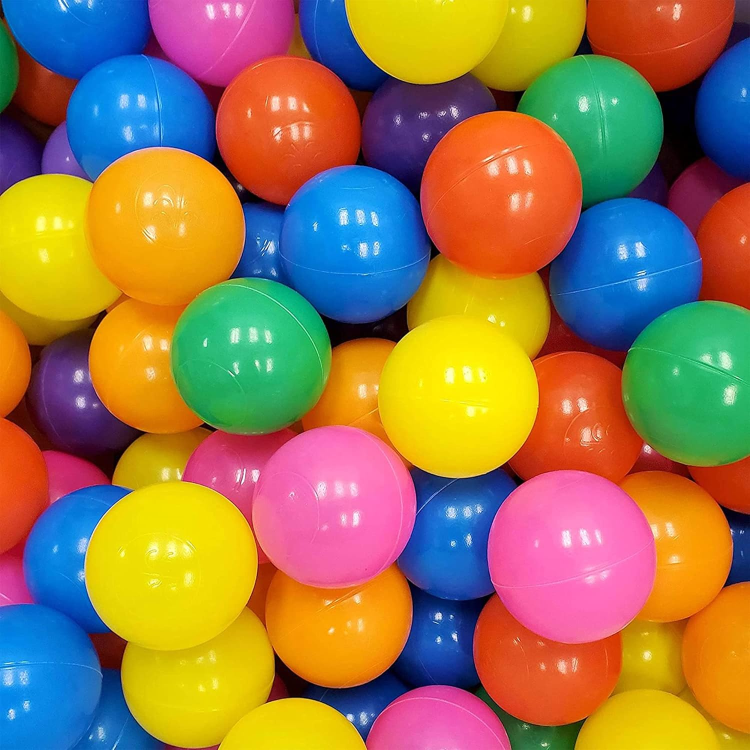
#> input picture image/ballcolor.jpg, 1500 x 1500 px (shown at 1/2 size)
$ python basic19.py
#> lines starting #> are read from the running program, lines starting #| are printed output that depends on the picture; after the words box and inside, x2 and y2 are one past the last pixel; in counts of white or black regions, pixels touching at a corner belong together
#ตรวจจับกลุ่มวัตถุจากสี basic19
#วัตถุนั้นๆอยู่ตำแหน่งใดบ้างแยกแต่ละสี เช่น ลูกบอลสีแดง อยู่ตำแหน่งใดบ้าง ลูกบอลสีเขียว อยู่ตำแหน่งใดบ้าง

import cv2
import numpy #เรียกใช้ numpy **สำคัญ**เพราะเราทำอาเรย์เพื่อเก็บตำแหน่งที่ตรวจจับวัตถุได้

while True : #ใช้ while เพื่อให้หน้าต่างไม่ปิดอัตโนมัติ
    img = cv2.imread("image/ballcolor.jpg") #อ่านภาพ
#> img is the input picture: shape (1500, 1500, 3); mean B, G, R 79.3, 120.9, 152.7
    img=cv2.resize(img,(400,400))#ปรับขนาดภาพ
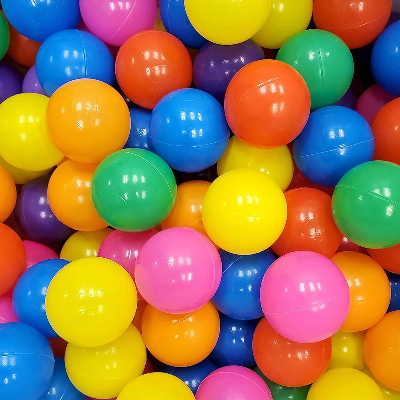
#> img: shape (400, 400, 3); mean B, G, R 79.2, 120.8, 152.6

    #ช่วงของสี ยกตัวอย่างแค่ สีเขียว
    #lower = numpy.array(B,G,R) #ช่วงสีที่เข้มที่สุด หรือ สีต่ําที่สุด
    #upper = numpy.array(B,G,R) #ช่วงสีที่เจือจางที่สุด หรือ สีสูงที่สุด
    lower = numpy.array([5,111,10]) #ตัวเลขในอาเรย์คือ BGR ที่เราไปเลือกมาจากรูปภาพที่เลือกมาเราสามารถดูค่าความเข้มของสีได้จากรูปแล้วลองจิ้มเปิดดูสีในPhotoshopดูได้
    upper =  numpy.array([124,255,133])

    #เปรียบเทียบช่วงสี
    mask = cv2.inRange(img, lower, upper) #ตรวจจับวัตถุจากสี , mask คือเป็นตัวแปรที่เก็บวัตถุที่ตรวจจับได้ ,inRange คือการเปรียบเทียบช่วงสี ว่าแบบอยู่ช่วงสีนี้ไหม
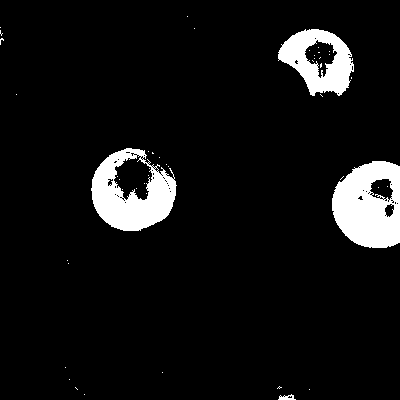
#> mask: shape (400, 400); 7.2% white; 47 white regions (43 under 20 px), largest, box (x1, y1, x2, y2) and area: (332, 161, 400, 248) 4465, (91, 148, 177, 231) 4040, (278, 29, 354, 96) 2797, (278, 394, 296, 400) 63
    #note : img คือ นำภาพเข้ามาด้วย , lower คือช่วงสีที่เข้มที่สุด , upper คือช่วงสีที่เจือจางที่สุด


    #ถัดมาเราจะทำให้ภาพที่แสดงที่หน้าต่าง2 คือภาพขาวดำ โดย ขาวคือวัตถุที่เราตรวจจับได้ และดําคือวัตถุที่เราไม่ตรวจจับได้
    #---->เราจะเอากลุ่มสีที่เราตรวจจับได้มา(ส่วนที่เป้นสีขาว) มาใส่สีตามต้นฉบับ และเอากลุ่มสีที่เราไม่ตรวจจับได้มา(ส่วนที่เป้นสีดํา) มาใส่สีดํา
    result = cv2.bitwise_and(img, img, mask=mask)# result คือ ตัวแปรที่เก็บภาพที่เราตรวจจับได้,img คือ พารามิเตอร์ 2ตัวแรก หรือ ภาพที่เราอ่านมา , mask=mask คือเป็นเงื่อนไขที่เราตรวจจับวัตถุจากสีได้
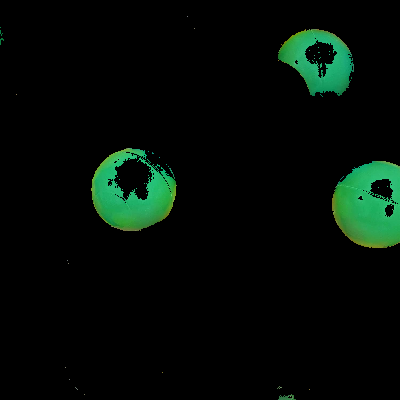
#> result: shape (400, 400, 3); mean B, G, R 6.4, 12, 3.2
    #cv2.bitwise_and คือการกลับเลขที่เป็นฐาน 2 หรือเป็นการดำเนินการระดับ bit เป็นเลข binary 0 และ 1(0 คือสีดํา 1 คือสีขาว) ,
# | องค์ประกอบ   | ความหมาย
# | ----------- | -----------------------------------------------------------
# | `img, img`  | คือเอาภาพต้นฉบับมาเปรียบเทียบกับตัวเอง (bitwise AND)
# | `mask=mask` | กำหนดว่าควรให้ผลลัพธ์เฉพาะจุดที่ `mask` มีค่า 255 (หรือขาว)
# | `result`    | คือภาพใหม่ที่แสดงเฉพาะบริเวณที่ผ่านการกรองจาก mask


    if cv2.waitKey(1) & 0xFF == ord("q"): #ถ้ากด q ให้หน้าต่างปิดอัตโนมัติ
#> (key q is pressed here)
        break

    #แสดงภาพต้นแบบ
    cv2.imshow("Original", img) #หน้าต่างที่1
    #"Original" คือชื่อหน้าต่าง หรือ window , img คือภาพ

    #แสดงภาพตรวจจับวัตถุจากสี หรือ หน้าต่างเปรียบเทียบวัตถุจากสี
    cv2.imshow("Mask",mask)#หน้าต่างที่2

    #แสดงภาพผลลัพธ์สีที่เราไปตรวจจับมา ,ผลลัพธ์จากการเปรียบเทียบวัตถุจากสี
    cv2.imshow("Result", result) #หน้าต่างที่3

    #****
    #ภาพที่แสดงออกมาทั้ง2หน้าต่าง จะมีภาพต้นฉบับ และภาพตรวจจับวัตถุจากสี มันแสดงเป็นภาพ ขาวดำ
    #-ต่อ โดย สีขาว คือตำแหน่งที่แสดงผลที่เรา mark ไว้ เราจะให้มันแสดงเป็นสีขาวในหน้าต่างที่ 2แต่ในหน้าต่างที่ 3เราจะแสดงเป้นสีตามต้นฉบับ
    # - ต่อ และสีดํา คือตำแหน่งที่ไม่ตรวจจับวัตถุ หรือ ลบที่นั้นเอง
    # - ต่อ โดยที่เราทำจะตรวจจับแค่สีเขียวก่อน โดยที่ mark สีเขียว หน้าต่างแสดงผล จะแสดงเป้น สีขาว นอกเหนือจากนั้นก็จะ ลบทิ้งกลายเป็นสีดำ

cv2.destroyAllWindows() #ปิดหน้าต่างโดยการกด q

$ run again, with image/ball.jpg copied over image/ballcolor.jpg
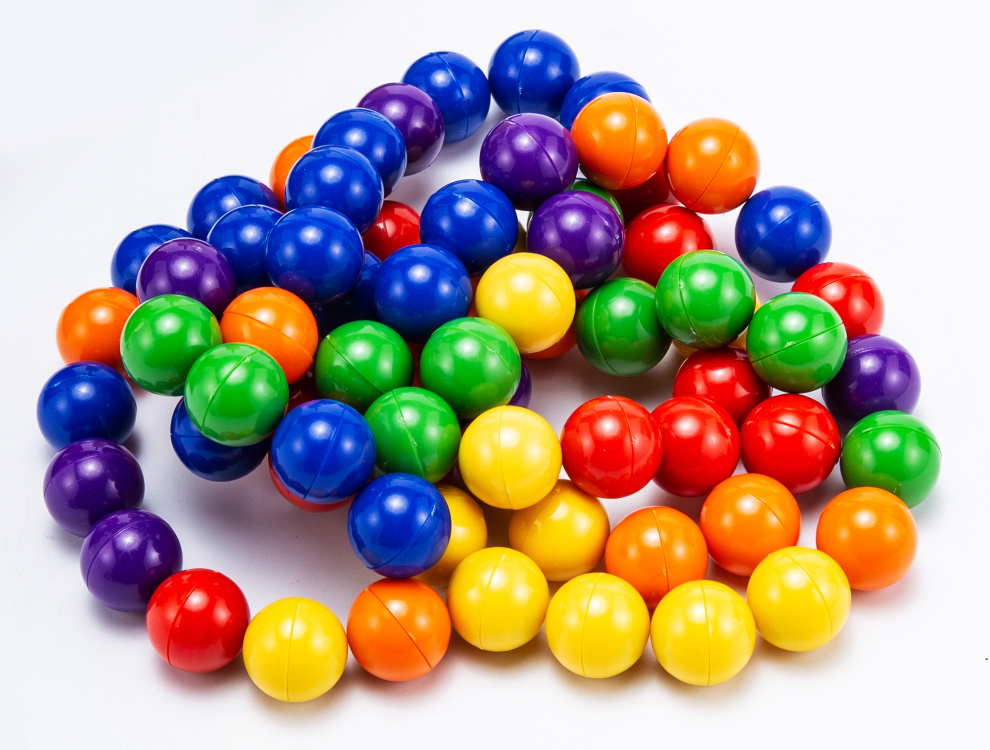
#> input picture image/ball.jpg, 1980 x 1500 px (shown at 1/2 size)
#> img is the input picture: shape (1500, 1980, 3); mean B, G, R 148, 162.4, 179.5
#> img: shape (400, 400, 3)
#> `mask = cv2.inRange(img, lower, upper)`:
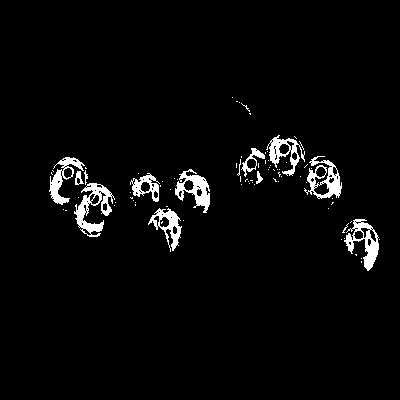
#> mask: shape (400, 400); 3.4% white; 83 white regions (70 under 20 px), largest, box (x1, y1, x2, y2) and area: (74, 183, 115, 237) 865, (344, 219, 379, 271) 709, (304, 156, 342, 199) 689
#> `result = cv2.bitwise_and(img, img, mask=mask)# result คือ ตัวแปรที่เก็..`:
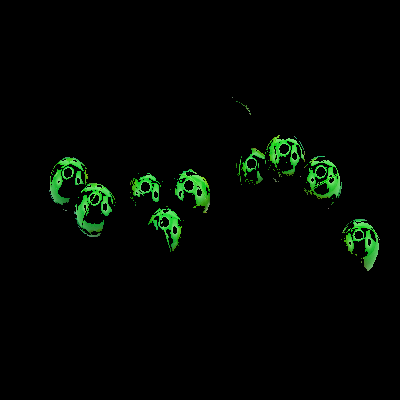
#> result: shape (400, 400, 3); mean B, G, R 2.2, 6.6, 2.1

$ run again, with image/coins.jpg copied over image/ballcolor.jpg
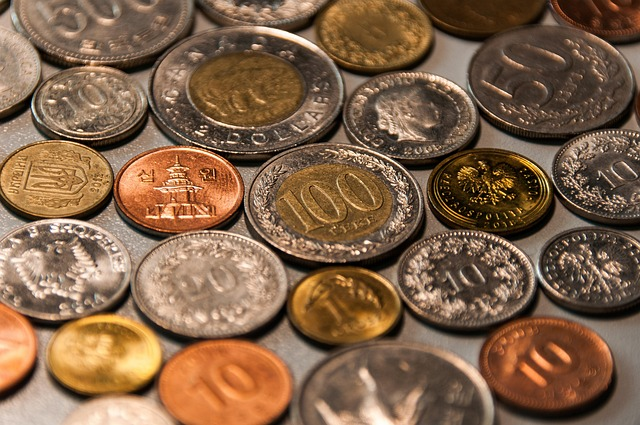
#> input picture image/coins.jpg, 640 x 425 px
#> img is the input picture: shape (425, 640, 3); mean B, G, R 73.2, 99.5, 130.8
#> `img=cv2.resize(img,(400,400))#ปรับขนาดภาพ`:
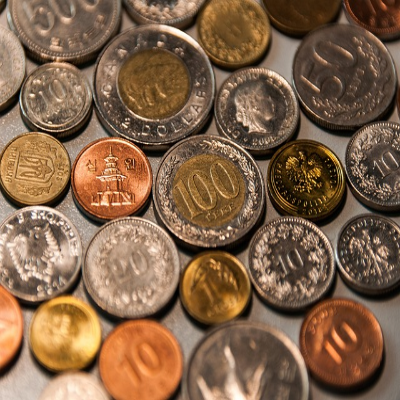
#> img: shape (400, 400, 3); mean B, G, R 73.1, 99.4, 130.7
#> `mask = cv2.inRange(img, lower, upper)`:
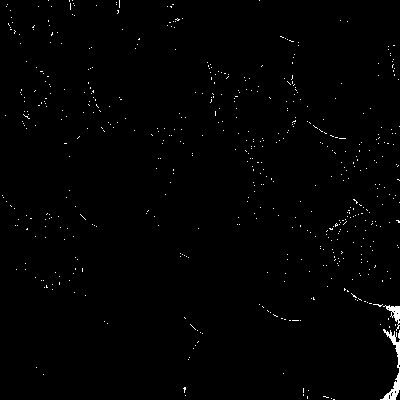
#> mask: shape (400, 400); 0.86% white in thin lines or dots
